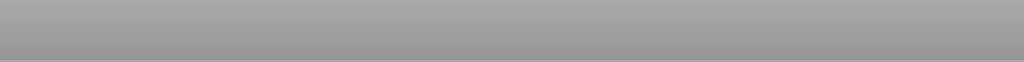
<?xml version="1.0" encoding="UTF-8"?>
<ui version="4.0">
 <class>Header</class>
 <widget class="QWidget" name="Header">
  <property name="geometry">
   <rect>
    <x>0</x>
    <y>0</y>
    <width>1024</width>
    <height>62</height>
   </rect>
  </property>
  <property name="windowTitle">
   <string>Form</string>
  </property>
  <property name="styleSheet">
   <string notr="true">QWidget
{
	background-color: rgb(170,170,170);
}

QLabel
{
color:black;
font:24px,&quot;微软雅黑&quot;;
transparent;background:qlineargradient(spread:pad,x1:0,y1:0,x2:0,y2:1,stop:0 rgba(170,170,170,255),stop:1 rgba(150,150,150,255));
}</string>
  </property>
  <widget class="QLabel" name="LBLDateTime">
   <property name="geometry">
    <rect>
     <x>723</x>
     <y>0</y>
     <width>301</width>
     <height>60</height>
    </rect>
   </property>
   <property name="styleSheet">
    <string notr="true"/>
   </property>
   <property name="text">
    <string/>
   </property>
   <property name="alignment">
    <set>Qt::AlignCenter</set>
   </property>
  </widget>
  <widget class="QLabel" name="LBLServiceNum">
   <property name="geometry">
    <rect>
     <x>0</x>
     <y>0</y>
     <width>201</width>
     <height>60</height>
    </rect>
   </property>
   <property name="styleSheet">
    <string notr="true"/>
   </property>
   <property name="text">
    <string/>
   </property>
   <property name="alignment">
    <set>Qt::AlignCenter</set>
   </property>
  </widget>
  <widget class="QLabel" name="LBLPageName">
   <property name="geometry">
    <rect>
     <x>373</x>
     <y>0</y>
     <width>251</width>
     <height>60</height>
    </rect>
   </property>
   <property name="styleSheet">
    <string notr="true"/>
   </property>
   <property name="text">
    <string/>
   </property>
   <property name="alignment">
    <set>Qt::AlignCenter</set>
   </property>
  </widget>
  <widget class="QLabel" name="background">
   <property name="geometry">
    <rect>
     <x>0</x>
     <y>0</y>
     <width>1024</width>
     <height>60</height>
    </rect>
   </property>
   <property name="styleSheet">
    <string notr="true"/>
   </property>
   <property name="text">
    <string/>
   </property>
   <property name="alignment">
    <set>Qt::AlignCenter</set>
   </property>
  </widget>
  <zorder>background</zorder>
  <zorder>LBLDateTime</zorder>
  <zorder>LBLServiceNum</zorder>
  <zorder>LBLPageName</zorder>
 </widget>
 <resources/>
 <connections/>
</ui>
